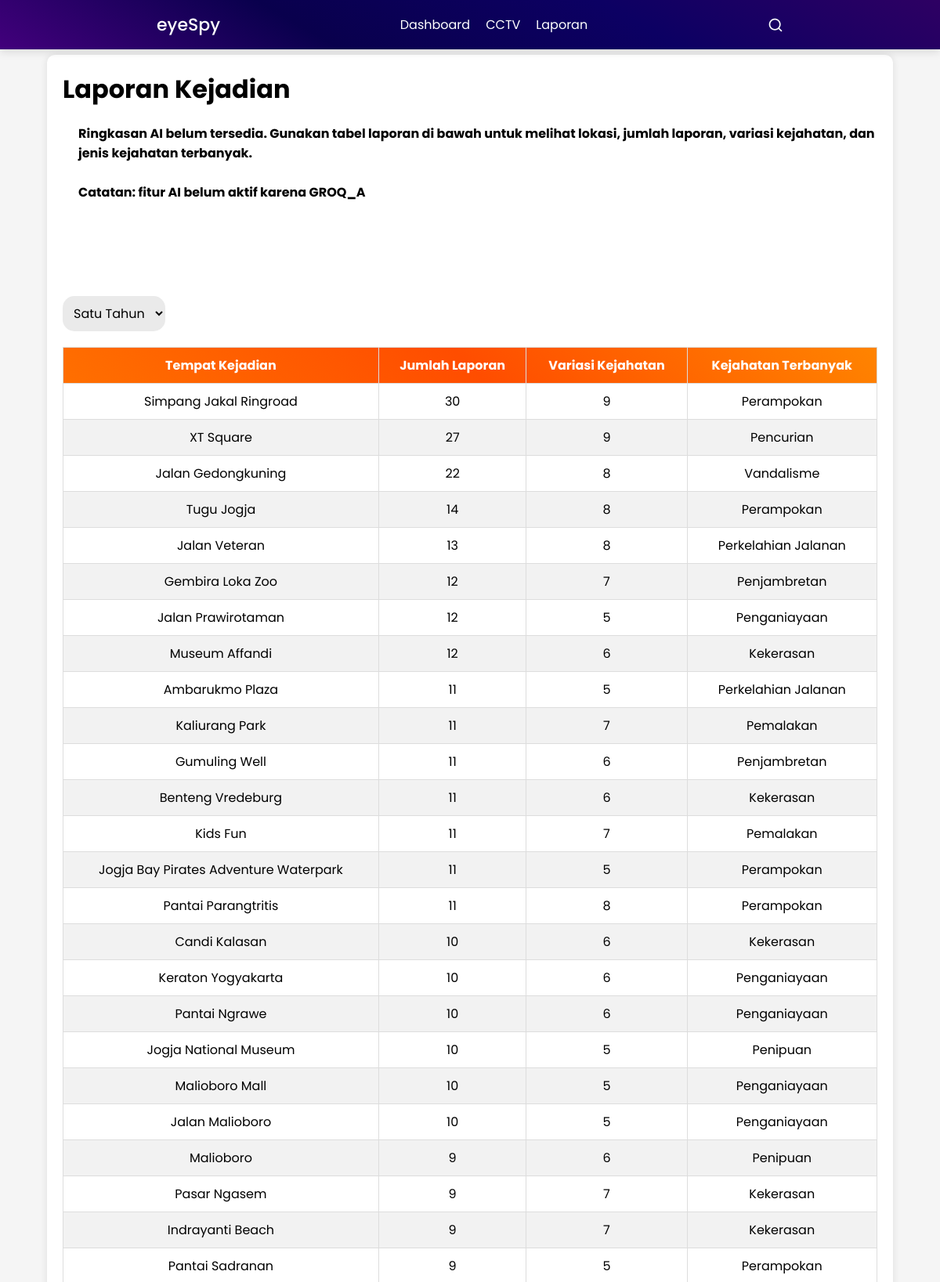
The app's page /laporan.php (upper part) with its own data.
### tables this page shows
CREATE TABLE `tempat` (
  `id_tempat` int(11) NOT NULL,
  `nama_tempat` varchar(255) NOT NULL,
  `kabupaten` enum('Bantul','Sleman','Gunung Kidul','Kulon Progo','Yogyakarta') NOT NULL,
  `gambar` varchar(1000) NOT NULL
);

### php/fungsiLaporan.php (the view, shortened to what this page needs)
<?php
include "koneksi.php";
$bulan = isset($_GET['bulan']) ? $_GET['bulan'] : '00';
$sql = "SELECT t.id_tempat, t.nama_tempat, COUNT(lk.id) as jumlah_laporan, COUNT(DISTINCT lk.jenis_kejahatan) as variasi_kejahatan,
    (SELECT jk.nama_jenis
    FROM laporan_kejahatan lk2
    JOIN jenis_kejahatan jk ON lk2.jenis_kejahatan = jk.id_jenis
    WHERE lk2.tempat_kejadian = t.id_tempat
    " . ($bulan !== '00' ? "AND MONTH(lk2.waktu) = $bulan" : "") . "
    GROUP BY lk2.jenis_kejahatan
    ORDER BY COUNT(lk2.jenis_kejahatan) DESC
    LIMIT 1) as jenis_kejahatan_terbanyak
    FROM tempat t
LEFT JOIN laporan_kejahatan lk ON t.id_tempat = lk.tempat_kejadian
" . ($bulan !== '00' ? "WHERE MONTH(lk.waktu) = $bulan" : "") . "
GROUP BY t.id_tempat, t.nama_tempat
ORDER BY jumlah_laporan DESC";
$result = $conn->query($sql);
if ($result->num_rows > 0) {
    while($row = $result->fetch_assoc()) {
        echo "<tr onclick=\"window.location.href='isiLaporan.php?id=" . $row["id_tempat"] . "'\">";
        echo "<td>" . $row["nama_tempat"] . "</td>";
        echo "<td>" . $row["jumlah_laporan"] . "</td>";
        echo "<td>" . $row["variasi_kejahatan"] . "</td>";
        echo "<td>" . $row["jenis_kejahatan_terbanyak"] . "</td>";
        echo "</tr>";
    }
} else {
    echo "<tr><td colspan='4'>Tidak ada data</td></tr>";
}
?>

### css/laporan.css (style rules this page uses)
body { background-color: #f5f5f5; display: grid; place-items: center; }
.content table, .content th, .content td { border: 1px solid #ddd; }
.content th, .content td { padding: 10px; text-align: center; }
tbody tr { cursor: pointer; transition: background-color 0.3s; }
tbody tr:nth-child(even) { background-color: #f2f2f2; }

### css/navbar.css (style rules this page uses)
* { margin: 0; padding: 0; box-sizing: border-box; font-family: "Poppins", sans-serif; }

### records on screen
tempat: nama_tempat "Simpang Jakal Ringroad", jumlah_laporan "30", variasi_kejahatan "9", jenis_kejahatan_terbanyak "Perampokan"
tempat: nama_tempat "XT Square", jumlah_laporan "27", variasi_kejahatan "9", jenis_kejahatan_terbanyak "Pencurian"
tempat: nama_tempat "Jalan Gedongkuning", jumlah_laporan "22", variasi_kejahatan "8", jenis_kejahatan_terbanyak "Vandalisme"
tempat: nama_tempat "Tugu Jogja", jumlah_laporan "14", variasi_kejahatan "8", jenis_kejahatan_terbanyak "Perampokan"
tempat: nama_tempat "Jalan Veteran", jumlah_laporan "13", variasi_kejahatan "8", jenis_kejahatan_terbanyak "Perkelahian Jalanan"
tempat: nama_tempat "Gembira Loka Zoo", jumlah_laporan "12", variasi_kejahatan "7", jenis_kejahatan_terbanyak "Penjambretan"
tempat: nama_tempat "Jalan Prawirotaman", jumlah_laporan "12", variasi_kejahatan "5", jenis_kejahatan_terbanyak "Penganiayaan"
tempat: nama_tempat "Museum Affandi", jumlah_laporan "12", variasi_kejahatan "6", jenis_kejahatan_terbanyak "Kekerasan"
tempat: nama_tempat "Ambarukmo Plaza", jumlah_laporan "11", variasi_kejahatan "5", jenis_kejahatan_terbanyak "Perkelahian Jalanan"
tempat: nama_tempat "Kaliurang Park", jumlah_laporan "11", variasi_kejahatan "7", jenis_kejahatan_terbanyak "Pemalakan"
tempat: nama_tempat "Gumuling Well", jumlah_laporan "11", variasi_kejahatan "6", jenis_kejahatan_terbanyak "Penjambretan"
tempat: nama_tempat "Benteng Vredeburg", jumlah_laporan "11", variasi_kejahatan "6", jenis_kejahatan_terbanyak "Kekerasan"
tempat: nama_tempat "Kids Fun", jumlah_laporan "11", variasi_kejahatan "7", jenis_kejahatan_terbanyak "Pemalakan"
tempat: nama_tempat "Jogja Bay Pirates Adventure Waterpark", jumlah_laporan "11", variasi_kejahatan "5", jenis_kejahatan_terbanyak "Perampokan"
tempat: nama_tempat "Pantai Parangtritis", jumlah_laporan "11", variasi_kejahatan "8", jenis_kejahatan_terbanyak "Perampokan"
tempat: nama_tempat "Candi Kalasan", jumlah_laporan "10", variasi_kejahatan "6", jenis_kejahatan_terbanyak "Kekerasan"
tempat: nama_tempat "Keraton Yogyakarta", jumlah_laporan "10", variasi_kejahatan "6", jenis_kejahatan_terbanyak "Penganiayaan"
tempat: nama_tempat "Pantai Ngrawe", jumlah_laporan "10", variasi_kejahatan "6", jenis_kejahatan_terbanyak "Penganiayaan"
tempat: nama_tempat "Jogja National Museum", jumlah_laporan "10", variasi_kejahatan "5", jenis_kejahatan_terbanyak "Penipuan"
tempat: nama_tempat "Malioboro Mall", jumlah_laporan "10", variasi_kejahatan "5", jenis_kejahatan_terbanyak "Penganiayaan"
tempat: nama_tempat "Jalan Malioboro", jumlah_laporan "10", variasi_kejahatan "5", jenis_kejahatan_terbanyak "Penganiayaan"
tempat: nama_tempat "Malioboro", jumlah_laporan "9", variasi_kejahatan "6", jenis_kejahatan_terbanyak "Penipuan"
tempat: nama_tempat "Pasar Ngasem", jumlah_laporan "9", variasi_kejahatan "7", jenis_kejahatan_terbanyak "Kekerasan"
tempat: nama_tempat "Indrayanti Beach", jumlah_laporan "9", variasi_kejahatan "7", jenis_kejahatan_terbanyak "Kekerasan"
tempat: nama_tempat "Pantai Sadranan", jumlah_laporan "9", variasi_kejahatan "5", jenis_kejahatan_terbanyak "Perampokan"
